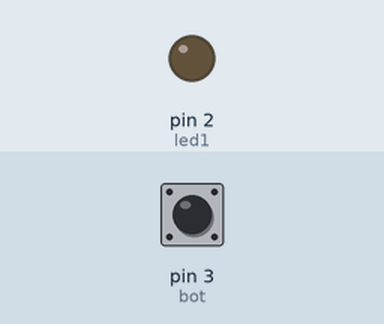
The sketch below on a simulated Arduino Uno, built with avr-gcc and run on an emulated ATmega328P. On the bench: output pins drawn as LEDs (lit = HIGH). Inputs (shaded band) come from the test bench; at power-on: pin 3 (bot) HIGH.

Above: at 1.2 s.
1.3 s: pin 3 (bot) pulsed LOW 5 times (0.12 s each, 0.3 s apart)
At 2.3 s:
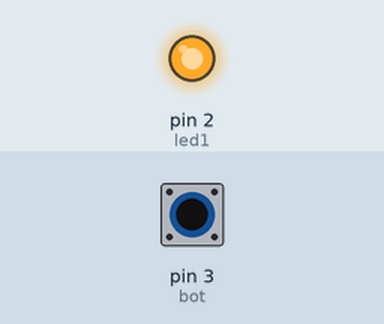
Timing chart, 0 to 4.3 s (numbered marks = the images above; inputs shaded):
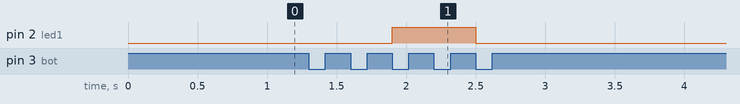

Measured:
- after the input at 1.3 s, pin 2 (led1): LOW → HIGH after 0.60 s, → LOW 0.60 s later

The sketch:

Intensidade25.ino
```cpp
const int led1 = 2;
const int bot = 3;

int nivel =0;
bool ultimoEstado = HIGH;

void setup (){
  pinMode(bot, INPUT_PULLUP);
}
void loop (){
  bool estado = digitalRead(bot);

  if(ultimoEstado == HIGH && estado == LOW){
    nivel++;
    if(nivel > 4)nivel = 0;
  }

  ultimoEstado = estado;

  int brilho = nivel * 63; // 0, 63, 126, 252
  analogWrite(led1, brilho);
}

 
```
